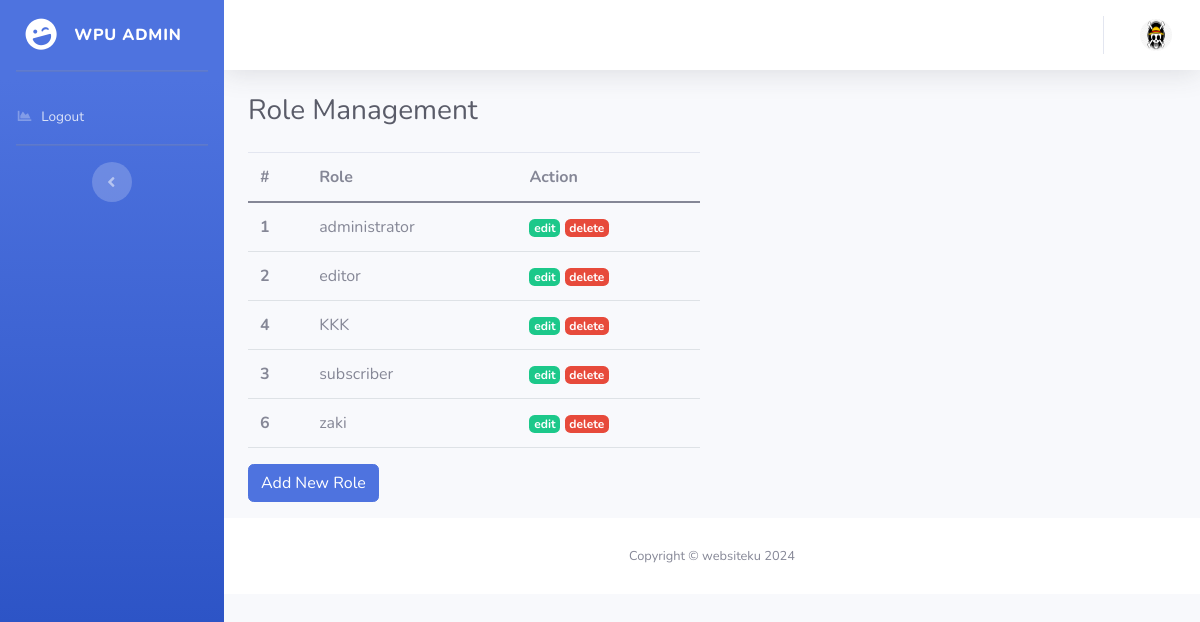
/index.php/role, run on the app's committed database.
### tables this page shows
CREATE TABLE `roles` (
  `id` int NOT NULL,
  `role` varchar(100) NOT NULL
);

### application/controllers/Role.php (called while the page is built, shortened)
<?php
class Role extends CI_Controller
{
    public function __construct()
    {
        $this->load->model('Role_model');
        $this->load->library('form_validation');
    }
    public function index()
    {
        $data['title'] = 'Role Management';
        $data['roles'] = $this->Role_model->getRoles();
        $this->load->view('templates/header', $data);
        $this->load->view('templates/sidebar', $data);
        $this->load->view('templates/topbar', $data);
        $this->load->view('role/index', $data);
        $this->load->view('templates/footer');
    }
}

### index.php (called while the page is built, shortened)
<?php
require_once BASEPATH.'core/CodeIgniter.php';

### application/models/Role_model.php (called while the page is built, shortened)
<?php
class Role_model extends CI_Model
{
    public function getRoles()
    {
        return $this->db->get('roles')->result_array();
    }
}

### application/views/role/index.php (the view, shortened to what this page needs)
<div class="container-fluid">
    <h1 class="h3 mb-4 text-gray-800"><?= $title; ?></h1>
    <div class="row">
        <div class="col-lg-6">
            <table class="table table-hover">
                <thead>
                    <tr>
                        <th scope="col">#</th>
                        <th scope="col">Role</th>
                        <th scope="col">Action</th>
                    </tr>
                </thead>
                <tbody>
                    <?php if (isset($roles) && !empty($roles)): ?>
                        <?php foreach ($roles as $role): ?>
                            <tr>
                                <th scope="row"><?= $role['id']; ?></th>
                                <td><?= $role['role']; ?></td>
                                <td>
                                    <a href="" class="badge badge-success">edit</a>
                                    <a href="" class="badge badge-danger">delete</a>
                                </td>
                            </tr>
                        <?php endforeach; ?>
                    <?php else: ?>
                        <tr>
                            <td colspan="3">No roles available</td>
                        </tr>
                    <?php endif; ?>
                </tbody>
            </table>
            <a href="#" class="btn btn-primary mb-3" data-toggle="modal" data-target="#newRoleModal">Add New Role</a>
        </div>
    </div>
</div>

### data on the page
roles: id "1", role "administrator"
roles: id "2", role "editor"
roles: id "4", role "KKK"
roles: id "3", role "subscriber"
roles: id "6", role "zaki"

### other printed values
$title "Role Management"
